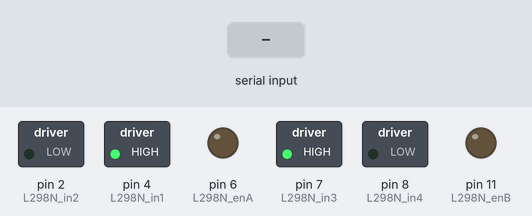
The sketch below on a simulated Arduino Uno, built with avr-gcc and run on an emulated ATmega328P. Parts: switched loads named in the sketch (green lamp = pin HIGH), output pins drawn as LEDs (lit = HIGH). Inputs (shaded band) come from the test bench.

Above: at 1.2 s.
1.3 s: "90,45\n" received over Serial
At 2.9 s:
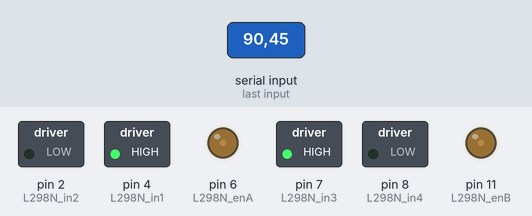
3.8 s: "30,150\n" received over Serial
At 6.0 s:
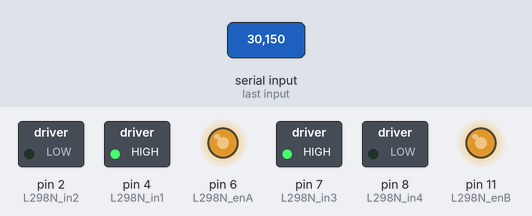
6.3 s: "5\n" received over Serial
At 7.8 s:
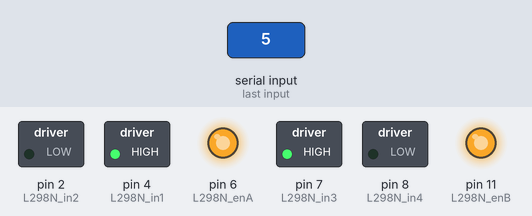
8.7 s: "90\n" received over Serial
At 10.9 s:
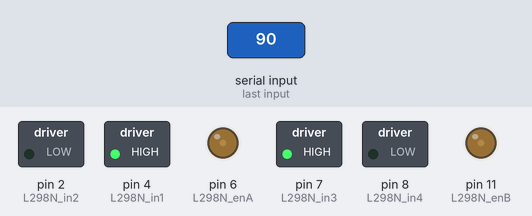
Timing chart, 0 to 12.1 s (numbered marks = the images above; inputs shaded):
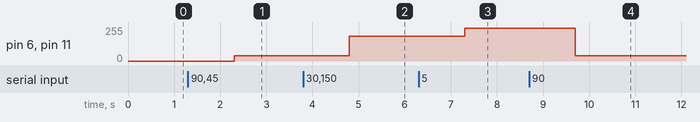

Measured:
- after the input at 1.3 s, pin 6 (L298N_enA), pin 11 (L298N_enB): 0/255 → 40/255 after 1.0 s
- after the input at 3.8 s, pin 6 (L298N_enA), pin 11 (L298N_enB): 40/255 → 184/255 after 1.0 s
- after the input at 6.3 s, pin 6 (L298N_enA), pin 11 (L298N_enB): 184/255 → 244/255 after 1.0 s
- after the input at 8.7 s, pin 6 (L298N_enA), pin 11 (L298N_enB): 244/255 → 40/255 after 1.0 s

The sketch:

simple_motor_control.ino
```cpp
// L298N H-Bridge Connection PINs
#define L298N_enB 11  // PWM
#define L298N_in4 8  // Dir Motor A
#define L298N_in3 7  // Dir Motor A
#define L298N_enA 6  // PWM
#define L298N_in1 4  // Dir Motor A
#define L298N_in2 2  // Dir Motor A

float cmd = 0;

void setup() {
  // Set pin modes
  pinMode(L298N_enB, OUTPUT);
  pinMode(L298N_in3, OUTPUT);
  pinMode(L298N_in4, OUTPUT);
  pinMode(L298N_enA, OUTPUT);
  pinMode(L298N_in1, OUTPUT);
  pinMode(L298N_in2, OUTPUT);

  // Set Motor Rotation Direction
  digitalWrite(L298N_in3, HIGH);
  digitalWrite(L298N_in4, LOW);
  digitalWrite(L298N_in1, HIGH);
  digitalWrite(L298N_in2, LOW);

  Serial.begin(115200);
}

void loop() {
  if (Serial.available())
  {
    cmd = Serial.readString().toFloat();
  }
  analogWrite(L298N_enB, cmd*100);
  analogWrite(L298N_enA, cmd*100);
}
```
